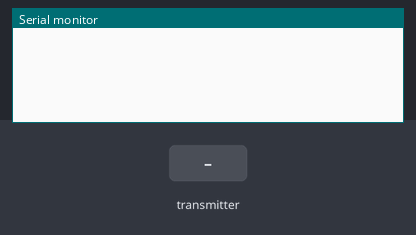
Bench run of a sketch on a simulated ESP8266 (NodeMCU). Shown: the last lines printed to the serial monitor. Inputs (shaded band) come from the test bench. WiFi joins after 1.5 s; servers stay silent unless stated; network time is answered at once with the bench clock; the local clock reads 2024-03-15 10:24:30 at power-on unless the sketch sets it. At 6.9 s the program restarts the board; the recording ends there.

Above: at 1.2 s.
1.3 s: the transmitter starts sending id = 1
At 1.61 s:
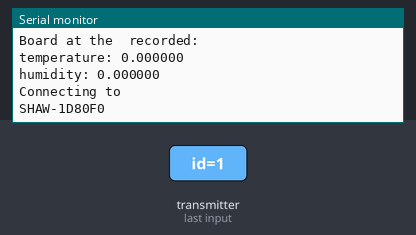
At 2.11 s:
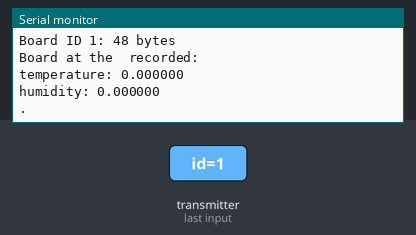

Measured:
- after the input at 1.3 s, the serial monitor: prints a new line at once (image 1)

The sketch:

MasterReceiverBoard.ino
```cpp
/**
 * Cassady Campos Steven Trinh
 * Temperature Sensor Network
 * CPSC 4210 Fall 2020
 *
 * This file is loaded onto the receiver board that will receive and post
 * messages to our database. It will also run a calculation for temperature
 * averages and post that to our database.
 *
 * **/

#include <FirebaseArduino.h>
#include <ArduinoJson.h>
#include <ESP8266WiFi.h>
#include <espnow.h>
#include <NTPClient.h>
#include <WiFiUdp.h>
#include <vector>

WiFiUDP ntpUDP;
NTPClient timeClient(ntpUDP, "pool.ntp.org");

const char *ssid = "SHAW-1D80F0";
const char *password = "251173151996";

const String ROOT = "CalgaryStats/Boards/";
volatile bool haveBoardReading = false;
volatile int boardToUpdate = 0;

#define FIREBASE_HOST "temperaturesensornetwork.firebaseio.com"
#define FIREBASE_AUTH "0ZvLeOQcR4kctBdbYTR7BIFXpWibMMHYCVnjp05D"

//The definition of our Data.
struct Data
{
	int id;
	float temp;
	float humidity;
	String location;
};

//Holds the Data sent by one of the sender boards.
Data myData;

// Create a structure to hold the readings from each board
Data board1 = {1, 0.0, 0.0, "unknown"};
Data board2 = {2, 0.0, 0.0, "unknown"};

// Create an array with all the boards
Data boards[2] = {board1, board2};

//Reciving Data from our Receiver Boards. Print out the mac address of the sender board and its Data to our Serial Monitor.
void OnDataRecv(uint8_t *mac_addr, uint8_t *incomingData, uint8_t len)
{
	char macStr[18];

	//Print the MAC Address of the sender board.
	Serial.print("Packet received from: ");
	snprintf(macStr, sizeof(macStr), "%02x:%02x:%02x:%02x:%02x:%02x",
			 mac_addr[0], mac_addr[1], mac_addr[2], mac_addr[3], mac_addr[4], mac_addr[5]);
	Serial.println(macStr);
	memcpy(&myData, incomingData, sizeof(myData));
	Serial.printf("Board ID %u: %u bytes\n", myData.id, len);

	// Update the boards with the new incoming Data
	boards[myData.id - 1].id = myData.id;
	boards[myData.id - 1].temp = myData.temp;
	boards[myData.id - 1].humidity = myData.humidity;
	boards[myData.id - 1].location = myData.location;

	//Print the new Data
	Serial.println("Board at the " + boards[myData.id - 1].location + " recorded: \n");
	Serial.printf("temperature: %f \n", boards[myData.id - 1].temp);
	Serial.printf("humidity: %f \n", boards[myData.id - 1].humidity);
	Serial.println();

	haveBoardReading = true;

	//Our array is indexed 0-1, our board ID's are 1-2
	boardToUpdate = myData.id - 1;
}

//Connect to WIFI with ssid and password.
void connectToWifi()
{
	// Set device as a Wi-Fi Station
	WiFi.mode(WIFI_STA);

	Serial.println("Connecting to ");
	Serial.println(ssid);

	//connect to your local wi-fi network
	WiFi.begin(ssid, password);

	//check wi-fi is connected to wi-fi network
	while (WiFi.status() != WL_CONNECTED)
	{
		delay(500);
		Serial.print(".");
	}
	Serial.println("");
	Serial.println("WiFi connected..!");
	Serial.print("Got IP: ");
	Serial.println(WiFi.localIP());
}

void connectToFirebase()
{
	Firebase.begin(FIREBASE_HOST, FIREBASE_AUTH);
	if (Firebase.failed())
	{
		Serial.println(Firebase.error());
	}
	delay(10);
}

void connectToTimeClient()
{
	timeClient.begin();
	// Vancouver Time, GMT -8 = -28800
	// Calgary Time, GMT -7 = -25200
	timeClient.setTimeOffset(-25200);
	timeClient.update();
}

String getCurrentDate()
{
	unsigned long epochTime = timeClient.getEpochTime();
	struct tm *tempTime = gmtime((time_t *)&epochTime);
	int day = tempTime->tm_mday;
	int month = tempTime->tm_mon + 1;
	int year = tempTime->tm_year + 1900;

	String currentDate = String(year) + "-" + String(month) + "-" + String(day);
	return currentDate;
}

//Writes our board Data to the Firebase Database. If the board does not exist in the
//Database at this moment in time, it will create a section for it.
void writeBoardData(Data boardDataReading)
{
	String currentDate = getCurrentDate();
	String formattedTime = timeClient.getFormattedTime();

	StaticJsonBuffer<200> jsonBuffer;
	JsonObject& boardReadingJsonTree = jsonBuffer.createObject();
	boardReadingJsonTree["Id"] = boardDataReading.id;
	boardReadingJsonTree["Location"] = boardDataReading.location;
	boardReadingJsonTree["Temperature"] = boardDataReading.temp;
	boardReadingJsonTree["Humidity"] = boardDataReading.humidity;
	boardReadingJsonTree["TimeRecorded"] = formattedTime;
	boardReadingJsonTree["TimeZone"] = "MST"; // Calgary: MST, Vancouver: PST

	// POST to firebase
	Firebase.set(ROOT + String(boardDataReading.id) + "/" + "/readings/" + currentDate + "/" + timeClient.getHours(), boardReadingJsonTree);

	if (Firebase.failed())
	{
		Serial.println(Firebase.error());
	}
	else
	{
		Serial.printf("Uploaded Data for Board: %u \n", boardDataReading.id);
	}
	writeAverages(boardDataReading);
}

void writeAverages(Data boardDataReading) {
	String currentDate = getCurrentDate();

	// Fetch readings from current day
	FirebaseObject dayReadings  = Firebase.get(ROOT + String(boardDataReading.id) + "/readings/" + currentDate);

	// Need to be switched to JsonVariant to be processed
	JsonVariant dayReadingVariant = dayReadings.getJsonVariant();

	float dailyTemperatureAverage = 0.0;
	float dailyHumidityAverage = 0.0;
	int recordingsFound = 0;

	// For each hour of the day, grab the temperature and humidity reading
	for(int i = 0; i < 24; i++) {
		FirebaseObject temperatureRecord = Firebase.get(ROOT + String(boardDataReading.id) + "/readings/" + currentDate + "/" + i);
		JsonVariant testPrinting = temperatureRecord.getJsonVariant();

		int id = temperatureRecord.getInt("Id");
		// If we missed a reading, we will fetch a default JSON object with default values
		// Make sure we have a reading by checking against boardId
		if (id != boardDataReading.id) {
			continue;
		}

		float temperature = temperatureRecord.getFloat("Temperature");
		float humidity = temperatureRecord.getFloat("Humidity");

		dailyTemperatureAverage += temperature;
		dailyHumidityAverage += humidity;
		recordingsFound++;
	}

	dailyTemperatureAverage = dailyTemperatureAverage / recordingsFound;
	dailyHumidityAverage = dailyHumidityAverage / recordingsFound;

	// Create JSON structure for daily average
	StaticJsonBuffer<200> jsonBuffer;
	JsonObject& dailyAverageJsonTree = jsonBuffer.createObject();
	dailyAverageJsonTree["Board Location"] = boardDataReading.location;
	dailyAverageJsonTree["Temperature Average"] = dailyTemperatureAverage;
	dailyAverageJsonTree["Humidity Average"] = dailyHumidityAverage;

	// Post to firebase
	Firebase.set(ROOT + String(boardDataReading.id) + "/" + "/Statistics/" + currentDate, dailyAverageJsonTree);

	if (Firebase.success()) {

		Serial.println("-----------------Success-----------------\n");
		Serial.println("Printed daily average to firebase");
		Serial.println("-----------------Success-----------------\n");
	}
	else {
		Serial.println("Firebase get failed");
      	Serial.println(Firebase.error());
      	return;
	}
}

void setup()
{
	// Initialize Serial Monitor
	Serial.begin(115200);

	WiFi.mode(WIFI_STA);
	WiFi.disconnect();

	// Init ESP-NOW
	if (esp_now_init() != 0)
	{
		Serial.println("Error initializing ESP-NOW");
		ESP.restart();
	}

	esp_now_set_self_role(ESP_NOW_ROLE_COMBO);
	esp_now_register_recv_cb(OnDataRecv);
}

int counter;
void loop()
{
	if (millis() - counter > 20000)
	{
		Serial.println("Waiting for ESP-NOW messages...");
		counter = millis();
	}

	// If our master receiver received a reading from one of our sensor nodes, then connect to wifi and write that reading to firebase
	if (haveBoardReading)
	{
		haveBoardReading = false;
		connectToWifi();
		connectToTimeClient();
		connectToFirebase();
		writeBoardData(boards[boardToUpdate]);
		ESP.restart();
	}
}
```
